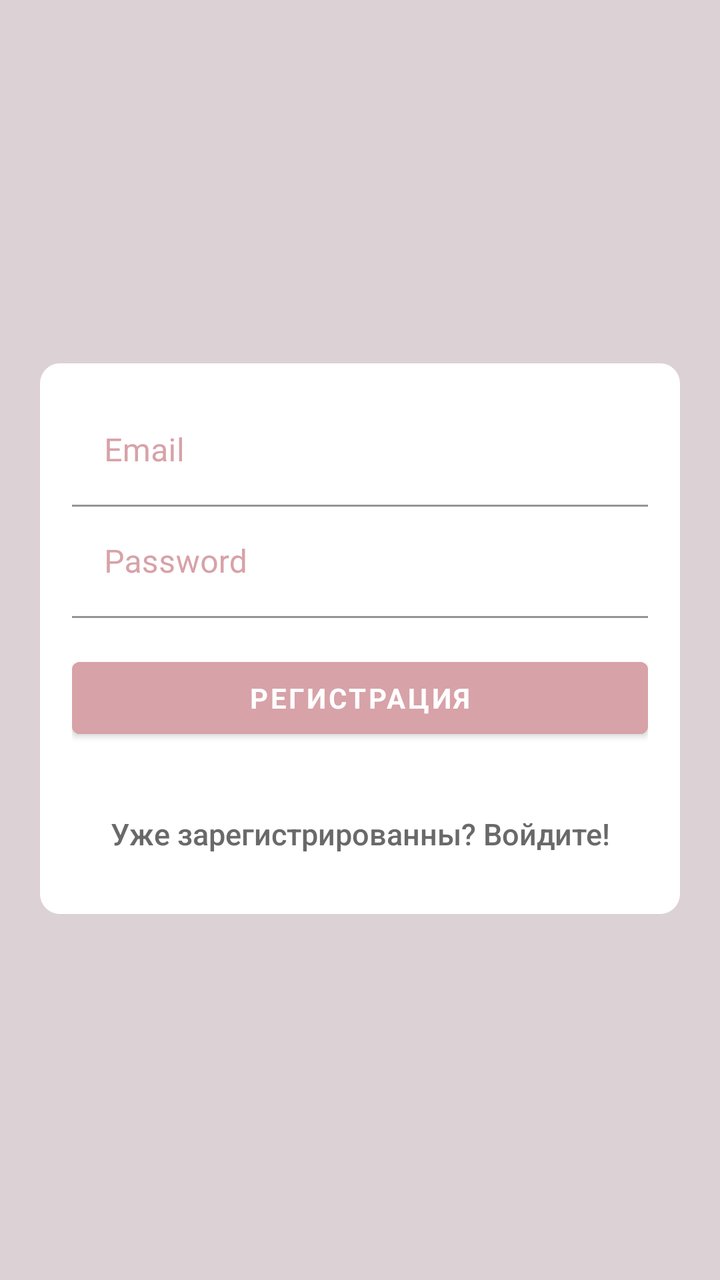
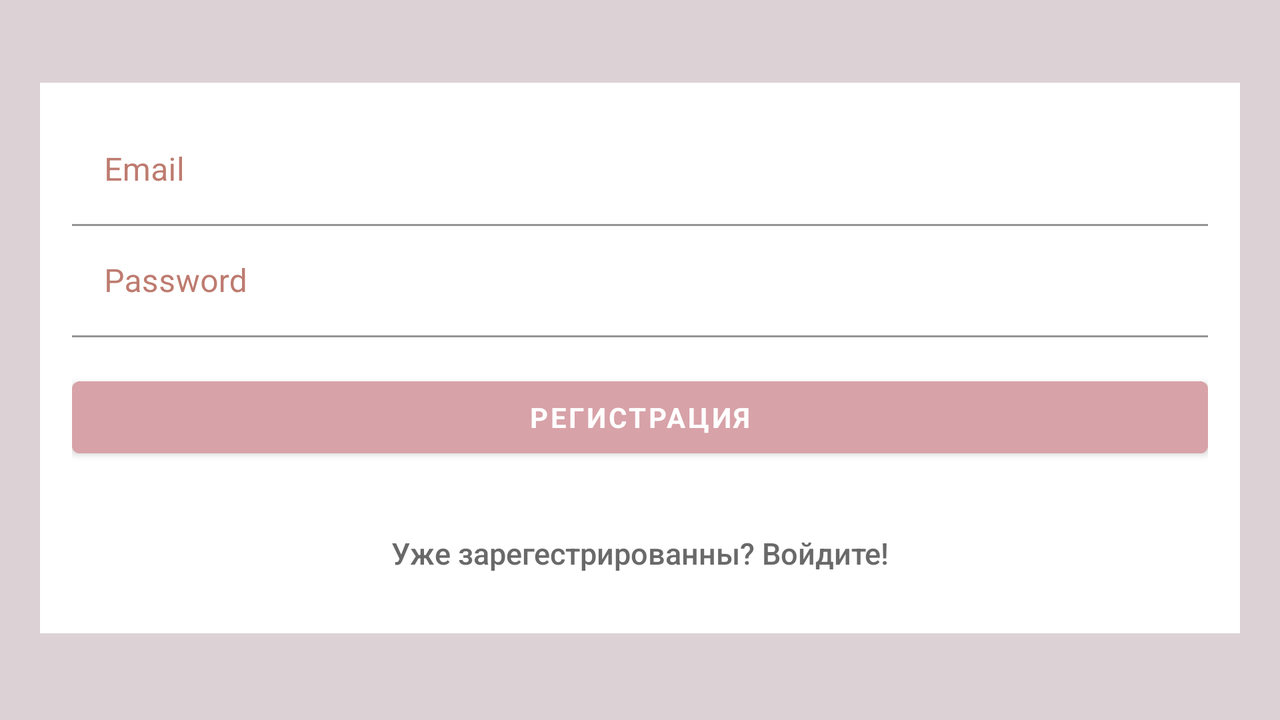

Compare how this app lays out the same screen by default and in its alternative resource folder. The renders come first, then the two layout files and the values they reference.
<!-- AndroidManifest.xml: application theme AppTheme.NoActionBar -->
<!-- res/layout/activity_sign_up.xml -->
<?xml version="1.0" encoding="utf-8"?>
<androidx.constraintlayout.widget.ConstraintLayout xmlns:android="http://schemas.android.com/apk/res/android"
    xmlns:app="http://schemas.android.com/apk/res-auto"
    xmlns:tools="http://schemas.android.com/tools"
    android:layout_width="match_parent"
    android:layout_height="match_parent"
    android:fitsSystemWindows="true"
    tools:context=".authorization.SignUpActivity"
    android:background="@color/lightPink"
    android:backgroundTint="@color/lightPink">

    <LinearLayout
        android:layout_width="match_parent"
        android:layout_height="wrap_content"
        android:layout_marginStart="20dp"
        android:layout_marginEnd="20dp"
        android:background="@drawable/edge_fillet_layout"
        android:gravity="center"
        android:orientation="vertical"
        android:padding="@dimen/activity_horizontal_margin"
        app:layout_constraintBottom_toBottomOf="parent"
        app:layout_constraintEnd_toEndOf="parent"
        app:layout_constraintHorizontal_bias="1.0"
        app:layout_constraintStart_toStartOf="parent"
        app:layout_constraintTop_toTopOf="parent"
        app:layout_constraintVertical_bias="0.498"
        tools:ignore="MissingConstraints">


        <com.google.android.material.textfield.TextInputLayout
            android:layout_width="match_parent"
            android:layout_height="wrap_content"
            android:hint="Email"
            android:textColorHighlight="#EAD5D5"
            android:textColorHint="@color/beige">

            <com.google.android.material.textfield.TextInputEditText
                android:id="@+id/email"
                android:layout_width="match_parent"
                android:layout_height="wrap_content"
                android:inputType="textEmailAddress"
                android:maxLines="1"
                android:singleLine="true"
                android:textColor="@color/beige"
                android:textColorHighlight="#E8CBCB"
                android:textColorHint="@color/beige"
                android:background="@color/Colorless" />

        </com.google.android.material.textfield.TextInputLayout>

        <com.google.android.material.textfield.TextInputLayout
            android:layout_width="match_parent"
            android:layout_height="wrap_content"
            android:hint="Password"
            android:textColorHint="@color/beige">

            <com.google.android.material.textfield.TextInputEditText
                android:id="@+id/password"
                android:layout_width="fill_parent"
                android:layout_height="wrap_content"
                android:focusableInTouchMode="true"
                android:imeActionId="@+id/login"
                android:imeOptions="actionUnspecified"
                android:inputType="textPassword"
                android:maxLines="1"
                android:singleLine="true"
                android:textColor="@color/beige"
                android:background="@color/Colorless"
                tools:ignore="InvalidImeActionId" />

        </com.google.android.material.textfield.TextInputLayout>

        <com.google.android.material.button.MaterialButton
            android:id="@+id/sign_up_button"
            style="?android:textAppearanceSmall"
            android:layout_width="match_parent"
            android:layout_height="wrap_content"
            android:layout_marginTop="16dp"
            android:backgroundTint="@color/beige"
            android:text="Регистрация"
            android:textColor="@android:color/white"
            android:textStyle="bold" />


        <com.google.android.material.button.MaterialButton
            android:id="@+id/sign_in_button"
            style="@style/Widget.AppCompat.Button.Borderless"
            android:layout_width="fill_parent"
            android:layout_height="wrap_content"
            android:layout_marginTop="20dip"
            android:backgroundTint="@color/Colorless"
            android:text="@string/alreadyRegistered"
            android:textAllCaps="false"
            android:textColor="@color/darkGrey"
            android:textSize="15dp" />
    </LinearLayout>

    <ProgressBar
        android:id="@+id/progressBar"
        android:layout_gravity="center|bottom"
        android:layout_marginBottom="30dp"
        android:visibility="gone"
        android:layout_width="30dp"
        android:layout_height="30dp"
        android:layout_marginLeft="30dip"
        android:indeterminateDrawable="@drawable/spinner_ring"
        android:indeterminateOnly="true"
        tools:ignore="MissingConstraints" />

</androidx.constraintlayout.widget.ConstraintLayout>
<!-- resources referenced by this layout -->
<resources>
  <color name="Colorless">#00000000</color>
  <color name="beige">#d7a2a8</color>
  <color name="darkGrey">#696969</color>
  <color name="lightPink">#dcd1d5</color>
  <dimen name="activity_horizontal_margin">16dp</dimen>
  <!-- drawable edge_fillet_layout (drawable-mdpi) -->
  <?xml version="1.0" encoding="utf-8"?>
      <selector
          xmlns:android="http://schemas.android.com/apk/res/android">
          <item>
              <shape>
                  <solid android:color="#FFFFFF"/>
                  <corners android:bottomRightRadius="10dip"
                      android:bottomLeftRadius="10dip"
                      android:topLeftRadius="10dip"
                      android:topRightRadius="10dip"/>
  
              </shape>
          </item>
      </selector>
  <!-- drawable spinner_ring (drawable-mdpi) -->
  <?xml version="1.0" encoding="utf-8"?>
  <animated-rotate xmlns:android="http://schemas.android.com/apk/res/android"
      android:pivotX="50%"
      android:pivotY="50%" >
  
      <shape
          android:innerRadiusRatio="4"
          android:shape="ring"
          android:thicknessRatio="5.333"
          android:useLevel="false" >
          <size
              android:height="18dip"
              android:width="18dip" />
  
          <gradient
              android:centerColor="#CD979D"
              android:centerY="0.50"
              android:endColor="#d7a2a8"
              android:startColor="#CC7D86"
              android:type="sweep"
              android:useLevel="false" />
      </shape>
  
  </animated-rotate>
  <string name="alreadyRegistered">Уже зарегистрированны? Войдите!</string>
  <style name="AppTheme.NoActionBar">
          <item name="windowActionBar">false</item>
          <item name="windowNoTitle">true</item>
          <item name="colorPrimaryDark">@color/transparent</item>
              <item name="android:statusBarColor">@android:color/transparent</item>
          <item name="colorAccent">@color/colorAccent</item>
          <item name="colorControlNormal">@color/colorAccent</item>
          <item name="colorControlActivated">@color/colorAccent</item>
              <item name="android:windowDrawsSystemBarBackgrounds">true</item>
          <item name="android:windowTranslucentStatus">true</item>
          </style>
  <color name="transparent">@android:color/transparent</color>
  <color name="colorAccent">#FFC5BBC3</color>
</resources>
<!-- res/layout-land/activity_sign_up.xml (the repository's variant of the layout above) -->
<!-- drawn on the phone turned sideways -->
<?xml version="1.0" encoding="utf-8"?>
<androidx.constraintlayout.widget.ConstraintLayout xmlns:android="http://schemas.android.com/apk/res/android"
    xmlns:app="http://schemas.android.com/apk/res-auto"
    xmlns:tools="http://schemas.android.com/tools"
    android:layout_width="match_parent"
    android:layout_height="match_parent"
    android:fitsSystemWindows="true"
    android:theme="@style/Theme.AppCompat"
    tools:context=".SignUpActivity"
    android:background="@color/lightPink">

    <LinearLayout
        android:layout_width="match_parent"
        android:layout_height="wrap_content"
        android:layout_marginStart="20dp"
        android:layout_marginEnd="20dp"

        android:background="@color/white"
        android:gravity="center"
        android:orientation="vertical"
        android:padding="@dimen/activity_horizontal_margin"
        app:layout_constraintBottom_toBottomOf="parent"
        app:layout_constraintEnd_toEndOf="parent"
        app:layout_constraintHorizontal_bias="0.492"
        app:layout_constraintStart_toStartOf="parent"
        app:layout_constraintTop_toTopOf="parent"
        app:layout_constraintVertical_bias="0.488"
        tools:ignore="MissingConstraints">


        <com.google.android.material.textfield.TextInputLayout
            android:layout_width="match_parent"
            android:layout_height="wrap_content"
            android:hint="Email"
            android:textColorHint="@color/btn_login_forgot">>

            <com.google.android.material.textfield.TextInputEditText
                android:id="@+id/email"
                android:layout_width="match_parent"
                android:layout_height="wrap_content"
                android:inputType="textEmailAddress"
                android:maxLines="1"
                android:singleLine="true"
                android:background="@color/Colorless"
                android:textColor="@color/btn_login_forgot"
                android:textColorHighlight="#E8CBCB" />

            <com.google.android.material.textfield.TextInputLayout
                android:layout_width="match_parent"
                android:layout_height="wrap_content"
                android:hint="Password"
                android:textColorHint="@color/btn_login_forgot">

                <com.google.android.material.textfield.TextInputEditText
                    android:id="@+id/password"
                    android:layout_width="match_parent"
                    android:layout_height="wrap_content"
                    android:focusableInTouchMode="true"
                    android:imeActionId="@+id/login"
                    android:imeOptions="actionUnspecified"
                    android:inputType="textPassword"
                    android:maxLines="1"
                    android:background="@color/Colorless"
                    android:singleLine="true"
                    android:textColor="@color/btn_login_forgot"
                    tools:ignore="InvalidImeActionId" />

            </com.google.android.material.textfield.TextInputLayout>

        </com.google.android.material.textfield.TextInputLayout>

        <com.google.android.material.button.MaterialButton
            android:id="@+id/sign_up_button"
            style="?android:textAppearanceSmall"
            android:layout_width="match_parent"
            android:layout_height="wrap_content"
            android:layout_marginTop="16dp"
            android:backgroundTint="@color/beige"
            android:text="Регистрация"
            android:textColor="@android:color/white"
            android:textStyle="bold" />

        

        <com.google.android.material.button.MaterialButton
            android:id="@+id/sign_in_button"
            android:layout_width="fill_parent"
            android:layout_height="wrap_content"
            android:layout_marginTop="20dip"
            android:backgroundTint="@color/Colorless"
            android:text="Уже зарегестрированны? Войдите!"
            android:textAllCaps="false"
            android:textColor="@color/darkGrey"
            style="@style/Widget.AppCompat.Button.Borderless"
            android:textSize="15dp" />
    </LinearLayout>

    <ProgressBar
        android:id="@+id/progressBar"
        android:layout_width="30dp"
        android:layout_height="30dp"
        android:layout_gravity="center|bottom"
        android:layout_marginBottom="20dp"
        android:visibility="gone"
        tools:ignore="MissingConstraints" />

</androidx.constraintlayout.widget.ConstraintLayout>
<!-- resources referenced by the variant -->
<!-- as the phone turned sideways resolves them -->
<resources>
  <color name="Colorless">#00000000</color>
  <color name="beige">#d7a2a8</color>
  <color name="btn_login_forgot">#BE7B70</color>
  <color name="darkGrey">#696969</color>
  <color name="lightPink">#dcd1d5</color>
  <color name="white">#FFFFFF</color>
  <dimen name="activity_horizontal_margin">16dp</dimen>
  <style name="AppTheme.NoActionBar">
          <item name="windowActionBar">false</item>
          <item name="windowNoTitle">true</item>
          <item name="colorPrimaryDark">@color/transparent</item>
              <item name="android:statusBarColor">@android:color/transparent</item>
          <item name="colorAccent">@color/colorAccent</item>
          <item name="colorControlNormal">@color/colorAccent</item>
          <item name="colorControlActivated">@color/colorAccent</item>
              <item name="android:windowDrawsSystemBarBackgrounds">true</item>
          <item name="android:windowTranslucentStatus">true</item>
          </style>
  <color name="transparent">@android:color/transparent</color>
  <color name="colorAccent">#FFC5BBC3</color>
</resources>
